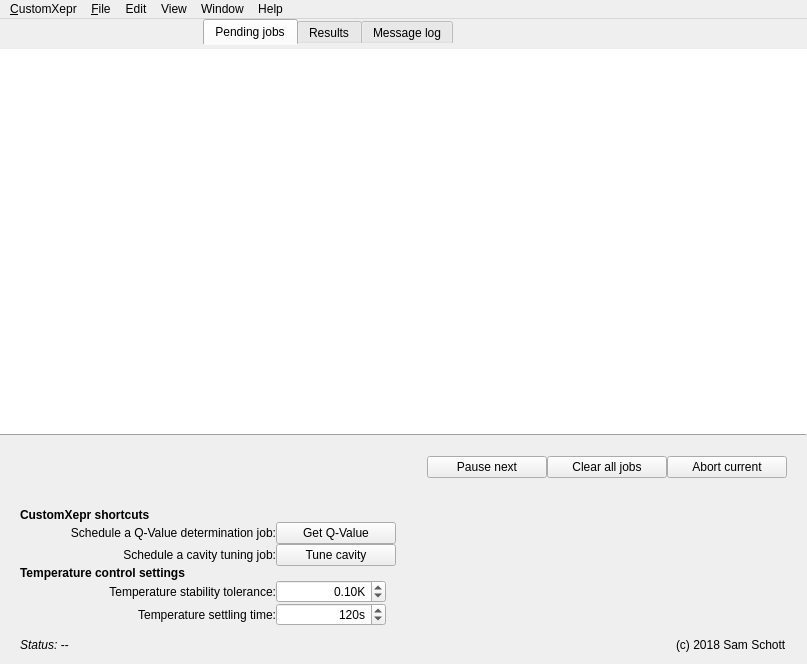
<?xml version="1.0" encoding="UTF-8"?>
<ui version="4.0">
 <class>MainWindow</class>
 <widget class="QMainWindow" name="MainWindow">
  <property name="geometry">
   <rect>
    <x>0</x>
    <y>0</y>
    <width>807</width>
    <height>664</height>
   </rect>
  </property>
  <property name="palette">
   <palette>
    <active>
     <colorrole role="AlternateBase">
      <brush brushstyle="SolidPattern">
       <color alpha="255">
        <red>241</red>
        <green>243</green>
        <blue>243</blue>
       </color>
      </brush>
     </colorrole>
    </active>
    <inactive>
     <colorrole role="AlternateBase">
      <brush brushstyle="SolidPattern">
       <color alpha="255">
        <red>241</red>
        <green>243</green>
        <blue>243</blue>
       </color>
      </brush>
     </colorrole>
    </inactive>
    <disabled>
     <colorrole role="AlternateBase">
      <brush brushstyle="SolidPattern">
       <color alpha="255">
        <red>241</red>
        <green>243</green>
        <blue>243</blue>
       </color>
      </brush>
     </colorrole>
    </disabled>
   </palette>
  </property>
  <property name="windowTitle">
   <string>CustomXepr</string>
  </property>
  <property name="unifiedTitleAndToolBarOnMac">
   <bool>true</bool>
  </property>
  <widget class="QWidget" name="centralwidget">
   <layout class="QGridLayout" name="gridLayout">
    <property name="leftMargin">
     <number>0</number>
    </property>
    <property name="topMargin">
     <number>0</number>
    </property>
    <property name="rightMargin">
     <number>0</number>
    </property>
    <property name="bottomMargin">
     <number>12</number>
    </property>
    <property name="verticalSpacing">
     <number>0</number>
    </property>
    <item row="3" column="0" rowspan="3" colspan="4">
     <layout class="QGridLayout" name="gridLayout_8">
      <property name="leftMargin">
       <number>20</number>
      </property>
      <property name="rightMargin">
       <number>20</number>
      </property>
      <item row="0" column="0">
       <widget class="QLabel" name="statusField">
        <property name="font">
         <font>
          <italic>true</italic>
         </font>
        </property>
        <property name="text">
         <string>Status: --</string>
        </property>
       </widget>
      </item>
      <item row="0" column="1" alignment="Qt::AlignRight">
       <widget class="QLabel" name="labelCopyRight">
        <property name="text">
         <string>(c) 2018 Sam Schott</string>
        </property>
       </widget>
      </item>
     </layout>
    </item>
    <item row="1" column="0" colspan="4">
     <widget class="QStackedWidget" name="stackedWidget">
      <property name="currentIndex">
       <number>0</number>
      </property>
      <widget class="QWidget" name="page">
       <layout class="QGridLayout" name="gridLayout_2">
        <property name="leftMargin">
         <number>0</number>
        </property>
        <property name="topMargin">
         <number>0</number>
        </property>
        <property name="rightMargin">
         <number>0</number>
        </property>
        <property name="bottomMargin">
         <number>12</number>
        </property>
        <property name="verticalSpacing">
         <number>0</number>
        </property>
        <item row="0" column="0" colspan="2">
         <widget class="QTreeView" name="jobQueueDisplay">
          <property name="frameShape">
           <enum>QFrame::NoFrame</enum>
          </property>
          <property name="editTriggers">
           <set>QAbstractItemView::NoEditTriggers</set>
          </property>
          <property name="alternatingRowColors">
           <bool>true</bool>
          </property>
          <property name="selectionMode">
           <enum>QAbstractItemView::ExtendedSelection</enum>
          </property>
          <property name="autoExpandDelay">
           <number>1</number>
          </property>
         </widget>
        </item>
        <item row="3" column="0" colspan="2">
         <layout class="QGridLayout" name="gridLayout_12">
          <property name="leftMargin">
           <number>20</number>
          </property>
          <property name="topMargin">
           <number>20</number>
          </property>
          <property name="rightMargin">
           <number>20</number>
          </property>
          <property name="bottomMargin">
           <number>30</number>
          </property>
          <item row="0" column="0">
           <spacer name="horizontalSpacer_2">
            <property name="orientation">
             <enum>Qt::Horizontal</enum>
            </property>
            <property name="sizeHint" stdset="0">
             <size>
              <width>40</width>
              <height>20</height>
             </size>
            </property>
           </spacer>
          </item>
          <item row="0" column="1">
           <widget class="QPushButton" name="pauseButton">
            <property name="minimumSize">
             <size>
              <width>120</width>
              <height>0</height>
             </size>
            </property>
            <property name="maximumSize">
             <size>
              <width>120</width>
              <height>16777215</height>
             </size>
            </property>
            <property name="toolTip">
             <string>&lt;html&gt;&lt;head/&gt;&lt;body&gt;&lt;p&gt;Pause after the current job has been executed. &lt;/p&gt;&lt;/body&gt;&lt;/html&gt;</string>
            </property>
            <property name="text">
             <string>Pause next</string>
            </property>
           </widget>
          </item>
          <item row="0" column="3">
           <widget class="QPushButton" name="abortButton">
            <property name="minimumSize">
             <size>
              <width>120</width>
              <height>0</height>
             </size>
            </property>
            <property name="maximumSize">
             <size>
              <width>120</width>
              <height>16777215</height>
             </size>
            </property>
            <property name="toolTip">
             <string>&lt;html&gt;&lt;head/&gt;&lt;body&gt;&lt;p&gt;Abort the current job, move on to the next.&lt;/p&gt;&lt;/body&gt;&lt;/html&gt;</string>
            </property>
            <property name="text">
             <string>Abort current</string>
            </property>
           </widget>
          </item>
          <item row="0" column="2">
           <widget class="QPushButton" name="clearButton">
            <property name="minimumSize">
             <size>
              <width>120</width>
              <height>0</height>
             </size>
            </property>
            <property name="maximumSize">
             <size>
              <width>120</width>
              <height>16777215</height>
             </size>
            </property>
            <property name="toolTip">
             <string>&lt;html&gt;&lt;head/&gt;&lt;body&gt;&lt;p&gt;Clear all pending jobs.&lt;/p&gt;&lt;/body&gt;&lt;/html&gt;</string>
            </property>
            <property name="text">
             <string>Clear all jobs</string>
            </property>
           </widget>
          </item>
         </layout>
        </item>
        <item row="2" column="0" colspan="2">
         <widget class="Line" name="line">
          <property name="frameShadow">
           <enum>QFrame::Raised</enum>
          </property>
          <property name="orientation">
           <enum>Qt::Horizontal</enum>
          </property>
         </widget>
        </item>
        <item row="5" column="0" rowspan="3" colspan="2">
         <layout class="QGridLayout" name="gridLayout_11" columnstretch="1,2">
          <property name="leftMargin">
           <number>20</number>
          </property>
          <property name="rightMargin">
           <number>20</number>
          </property>
          <item row="4" column="0">
           <widget class="QLabel" name="labelT_tolerance">
            <property name="sizePolicy">
             <sizepolicy hsizetype="Expanding" vsizetype="Preferred">
              <horstretch>0</horstretch>
              <verstretch>0</verstretch>
             </sizepolicy>
            </property>
            <property name="toolTip">
             <string>&lt;html&gt;&lt;head/&gt;&lt;body&gt;&lt;p&gt;Maximum fluctuations allowed for the temperature to be considered stable.&lt;/p&gt;&lt;/body&gt;&lt;/html&gt;</string>
            </property>
            <property name="text">
             <string>Temperature stability tolerance:</string>
            </property>
            <property name="alignment">
             <set>Qt::AlignRight|Qt::AlignTrailing|Qt::AlignVCenter</set>
            </property>
           </widget>
          </item>
          <item row="5" column="0">
           <widget class="QLabel" name="labelT_settling">
            <property name="sizePolicy">
             <sizepolicy hsizetype="Expanding" vsizetype="Preferred">
              <horstretch>0</horstretch>
              <verstretch>0</verstretch>
             </sizepolicy>
            </property>
            <property name="toolTip">
             <string>&lt;html&gt;&lt;head/&gt;&lt;body&gt;&lt;p&gt;Settling time for the temperature after fluctuations are within the tolerance.&lt;/p&gt;&lt;/body&gt;&lt;/html&gt;</string>
            </property>
            <property name="text">
             <string>Temperature settling time:</string>
            </property>
            <property name="alignment">
             <set>Qt::AlignRight|Qt::AlignTrailing|Qt::AlignVCenter</set>
            </property>
           </widget>
          </item>
          <item row="5" column="1" alignment="Qt::AlignLeft">
           <widget class="ScienDSpinBox" name="lineEditT_settling">
            <property name="minimumSize">
             <size>
              <width>110</width>
              <height>0</height>
             </size>
            </property>
            <property name="maximumSize">
             <size>
              <width>110</width>
              <height>16777215</height>
             </size>
            </property>
            <property name="toolTip">
             <string>&lt;html&gt;&lt;head/&gt;&lt;body&gt;&lt;p&gt;Settling time for the temperature after fluctuations are within the tolerance.&lt;/p&gt;&lt;/body&gt;&lt;/html&gt;</string>
            </property>
            <property name="alignment">
             <set>Qt::AlignRight|Qt::AlignTrailing|Qt::AlignVCenter</set>
            </property>
            <property name="suffix">
             <string>s</string>
            </property>
            <property name="decimals">
             <number>0</number>
            </property>
            <property name="maximum">
             <double>99999.000000000000000</double>
            </property>
            <property name="value">
             <double>120.000000000000000</double>
            </property>
           </widget>
          </item>
          <item row="1" column="0">
           <widget class="QLabel" name="label_3">
            <property name="text">
             <string>Schedule a Q-Value determination job:</string>
            </property>
            <property name="alignment">
             <set>Qt::AlignRight|Qt::AlignTrailing|Qt::AlignVCenter</set>
            </property>
           </widget>
          </item>
          <item row="4" column="1" alignment="Qt::AlignLeft">
           <widget class="ScienDSpinBox" name="lineEditT_tolerance">
            <property name="minimumSize">
             <size>
              <width>110</width>
              <height>0</height>
             </size>
            </property>
            <property name="maximumSize">
             <size>
              <width>110</width>
              <height>16777215</height>
             </size>
            </property>
            <property name="toolTip">
             <string>&lt;html&gt;&lt;head/&gt;&lt;body&gt;&lt;p&gt;Maximum fluctuations allowed for the temperature to be considered stable.&lt;/p&gt;&lt;/body&gt;&lt;/html&gt;</string>
            </property>
            <property name="alignment">
             <set>Qt::AlignRight|Qt::AlignTrailing|Qt::AlignVCenter</set>
            </property>
            <property name="suffix">
             <string>K</string>
            </property>
            <property name="value">
             <double>0.100000000000000</double>
            </property>
           </widget>
          </item>
          <item row="2" column="0">
           <widget class="QLabel" name="label_4">
            <property name="text">
             <string>Schedule a cavity tuning job:</string>
            </property>
            <property name="alignment">
             <set>Qt::AlignRight|Qt::AlignTrailing|Qt::AlignVCenter</set>
            </property>
           </widget>
          </item>
          <item row="0" column="0" colspan="2">
           <widget class="QLabel" name="labelCustomXeprControl">
            <property name="font">
             <font>
              <weight>75</weight>
              <bold>true</bold>
             </font>
            </property>
            <property name="text">
             <string>CustomXepr shortcuts</string>
            </property>
           </widget>
          </item>
          <item row="3" column="0" colspan="2">
           <widget class="QLabel" name="labelTempControl">
            <property name="font">
             <font>
              <weight>75</weight>
              <bold>true</bold>
             </font>
            </property>
            <property name="text">
             <string>Temperature control settings</string>
            </property>
           </widget>
          </item>
          <item row="1" column="1" alignment="Qt::AlignLeft">
           <widget class="QPushButton" name="qValueButton">
            <property name="minimumSize">
             <size>
              <width>120</width>
              <height>0</height>
             </size>
            </property>
            <property name="maximumSize">
             <size>
              <width>120</width>
              <height>16777215</height>
             </size>
            </property>
            <property name="text">
             <string>Get Q-Value</string>
            </property>
           </widget>
          </item>
          <item row="2" column="1" alignment="Qt::AlignLeft">
           <widget class="QPushButton" name="tuneButton">
            <property name="minimumSize">
             <size>
              <width>120</width>
              <height>0</height>
             </size>
            </property>
            <property name="maximumSize">
             <size>
              <width>120</width>
              <height>16777215</height>
             </size>
            </property>
            <property name="text">
             <string>Tune cavity</string>
            </property>
           </widget>
          </item>
         </layout>
        </item>
       </layout>
      </widget>
      <widget class="QWidget" name="page_2">
       <layout class="QGridLayout" name="gridLayout_3">
        <property name="leftMargin">
         <number>0</number>
        </property>
        <property name="topMargin">
         <number>0</number>
        </property>
        <property name="rightMargin">
         <number>0</number>
        </property>
        <property name="verticalSpacing">
         <number>0</number>
        </property>
        <item row="1" column="0">
         <widget class="Line" name="line_3">
          <property name="frameShadow">
           <enum>QFrame::Raised</enum>
          </property>
          <property name="orientation">
           <enum>Qt::Horizontal</enum>
          </property>
         </widget>
        </item>
        <item row="0" column="0">
         <widget class="QTreeView" name="resultQueueDisplay">
          <property name="frameShape">
           <enum>QFrame::NoFrame</enum>
          </property>
          <property name="editTriggers">
           <set>QAbstractItemView::NoEditTriggers</set>
          </property>
          <property name="alternatingRowColors">
           <bool>true</bool>
          </property>
          <property name="selectionMode">
           <enum>QAbstractItemView::ExtendedSelection</enum>
          </property>
         </widget>
        </item>
       </layout>
      </widget>
      <widget class="QWidget" name="page_3">
       <layout class="QGridLayout" name="gridLayout_7">
        <property name="leftMargin">
         <number>0</number>
        </property>
        <property name="topMargin">
         <number>0</number>
        </property>
        <property name="rightMargin">
         <number>0</number>
        </property>
        <property name="verticalSpacing">
         <number>0</number>
        </property>
        <item row="5" column="0" colspan="2">
         <layout class="QGridLayout" name="gridLayout_9" columnstretch="1,2">
          <property name="leftMargin">
           <number>20</number>
          </property>
          <property name="topMargin">
           <number>20</number>
          </property>
          <property name="rightMargin">
           <number>20</number>
          </property>
          <property name="bottomMargin">
           <number>20</number>
          </property>
          <item row="1" column="1" alignment="Qt::AlignLeft">
           <widget class="QLineEdit" name="lineEditEmailList">
            <property name="sizePolicy">
             <sizepolicy hsizetype="Preferred" vsizetype="Fixed">
              <horstretch>0</horstretch>
              <verstretch>0</verstretch>
             </sizepolicy>
            </property>
            <property name="minimumSize">
             <size>
              <width>300</width>
              <height>0</height>
             </size>
            </property>
            <property name="maximumSize">
             <size>
              <width>300</width>
              <height>16777215</height>
             </size>
            </property>
            <property name="toolTip">
             <string>&lt;html&gt;&lt;head/&gt;&lt;body&gt;&lt;p&gt;Comma seperated list of addresses that notification emails will be sent to.&lt;/p&gt;&lt;/body&gt;&lt;/html&gt;</string>
            </property>
           </widget>
          </item>
          <item row="2" column="1">
           <widget class="QRadioButton" name="radioButtonErrorMail">
            <property name="text">
             <string>Errors</string>
            </property>
            <attribute name="buttonGroup">
             <string notr="true">bG</string>
            </attribute>
           </widget>
          </item>
          <item row="4" column="1">
           <widget class="QRadioButton" name="radioButtonInfoMail">
            <property name="text">
             <string>Infos</string>
            </property>
            <attribute name="buttonGroup">
             <string notr="true">bG</string>
            </attribute>
           </widget>
          </item>
          <item row="3" column="1">
           <widget class="QRadioButton" name="radioButtonWarningMail">
            <property name="text">
             <string>Warnings (default)</string>
            </property>
            <property name="checked">
             <bool>true</bool>
            </property>
            <attribute name="buttonGroup">
             <string notr="true">bG</string>
            </attribute>
           </widget>
          </item>
          <item row="5" column="1">
           <widget class="QRadioButton" name="radioButtonNoMail">
            <property name="text">
             <string>Silent</string>
            </property>
            <attribute name="buttonGroup">
             <string notr="true">bG</string>
            </attribute>
           </widget>
          </item>
          <item row="1" column="0">
           <widget class="QLabel" name="label">
            <property name="text">
             <string>Email addresses:</string>
            </property>
            <property name="alignment">
             <set>Qt::AlignRight|Qt::AlignTrailing|Qt::AlignVCenter</set>
            </property>
           </widget>
          </item>
          <item row="0" column="0" colspan="2">
           <widget class="QLabel" name="labelEmailSettings">
            <property name="sizePolicy">
             <sizepolicy hsizetype="Preferred" vsizetype="Preferred">
              <horstretch>0</horstretch>
              <verstretch>0</verstretch>
             </sizepolicy>
            </property>
            <property name="font">
             <font>
              <weight>75</weight>
              <bold>true</bold>
             </font>
            </property>
            <property name="text">
             <string>Email notifications settings</string>
            </property>
           </widget>
          </item>
          <item row="2" column="0" rowspan="4">
           <widget class="QLabel" name="label_2">
            <property name="text">
             <string>Notification level:</string>
            </property>
            <property name="alignment">
             <set>Qt::AlignRight|Qt::AlignTop|Qt::AlignTrailing</set>
            </property>
           </widget>
          </item>
         </layout>
        </item>
        <item row="4" column="0" colspan="2">
         <widget class="Line" name="line_2">
          <property name="frameShadow">
           <enum>QFrame::Raised</enum>
          </property>
          <property name="orientation">
           <enum>Qt::Horizontal</enum>
          </property>
         </widget>
        </item>
        <item row="2" column="0" colspan="2">
         <widget class="QTreeView" name="messageLogDisplay">
          <property name="frameShape">
           <enum>QFrame::NoFrame</enum>
          </property>
          <property name="editTriggers">
           <set>QAbstractItemView::NoEditTriggers</set>
          </property>
          <property name="alternatingRowColors">
           <bool>true</bool>
          </property>
          <property name="selectionMode">
           <enum>QAbstractItemView::ExtendedSelection</enum>
          </property>
         </widget>
        </item>
       </layout>
      </widget>
     </widget>
    </item>
    <item row="0" column="1" colspan="2">
     <widget class="QTabWidget" name="tabWidget">
      <property name="maximumSize">
       <size>
        <width>16777215</width>
        <height>30</height>
       </size>
      </property>
      <property name="styleSheet">
       <string notr="true">QTabWidget::tab-bar
{
	alignment: center;
} 

QTabWidget::pane
{
    border-top: transparent;
    background-color: transparent;
}
</string>
      </property>
      <property name="currentIndex">
       <number>0</number>
      </property>
      <widget class="QWidget" name="tab">
       <attribute name="title">
        <string>Pending jobs</string>
       </attribute>
       <layout class="QGridLayout" name="gridLayout_4">
        <property name="leftMargin">
         <number>0</number>
        </property>
        <property name="rightMargin">
         <number>0</number>
        </property>
        <property name="horizontalSpacing">
         <number>-1</number>
        </property>
       </layout>
      </widget>
      <widget class="QWidget" name="tab_2">
       <attribute name="title">
        <string>Results</string>
       </attribute>
       <layout class="QGridLayout" name="gridLayout_6">
        <property name="leftMargin">
         <number>0</number>
        </property>
        <property name="rightMargin">
         <number>0</number>
        </property>
       </layout>
      </widget>
      <widget class="QWidget" name="tab_3">
       <attribute name="title">
        <string>Message log</string>
       </attribute>
       <layout class="QGridLayout" name="gridLayout_5">
        <property name="leftMargin">
         <number>0</number>
        </property>
        <property name="rightMargin">
         <number>0</number>
        </property>
       </layout>
      </widget>
     </widget>
    </item>
   </layout>
  </widget>
  <widget class="QMenuBar" name="menubar">
   <property name="geometry">
    <rect>
     <x>0</x>
     <y>0</y>
     <width>807</width>
     <height>22</height>
    </rect>
   </property>
   <widget class="QMenu" name="menu_CustomXepr">
    <property name="geometry">
     <rect>
      <x>194</x>
      <y>131</y>
      <width>168</width>
      <height>96</height>
     </rect>
    </property>
    <property name="title">
     <string>&amp;CustomXepr</string>
    </property>
    <addaction name="action_About"/>
    <addaction name="separator"/>
    <addaction name="action_Exit"/>
   </widget>
   <widget class="QMenu" name="menu_Files">
    <property name="title">
     <string>&amp;File</string>
    </property>
    <addaction name="actionShow_log_files"/>
   </widget>
   <widget class="QMenu" name="menuView">
    <property name="title">
     <string>View</string>
    </property>
   </widget>
   <widget class="QMenu" name="menuEdit">
    <property name="title">
     <string>Edit</string>
    </property>
    <addaction name="actionCut"/>
    <addaction name="actionCopy"/>
    <addaction name="actionPaste"/>
    <addaction name="actionSelect_All"/>
   </widget>
   <widget class="QMenu" name="menuWindow">
    <property name="title">
     <string>Window</string>
    </property>
    <addaction name="actionMinimize"/>
    <addaction name="actionZoom"/>
    <addaction name="separator"/>
   </widget>
   <widget class="QMenu" name="menuHelp">
    <property name="title">
     <string>Help</string>
    </property>
    <addaction name="actionCustomXepr_Help"/>
    <addaction name="separator"/>
    <addaction name="actionXeprAPI_Help"/>
   </widget>
   <addaction name="menu_CustomXepr"/>
   <addaction name="menu_Files"/>
   <addaction name="menuEdit"/>
   <addaction name="menuView"/>
   <addaction name="menuWindow"/>
   <addaction name="menuHelp"/>
  </widget>
  <action name="action_About">
   <property name="text">
    <string>&amp;About CustomXepr...</string>
   </property>
   <property name="menuRole">
    <enum>QAction::NoRole</enum>
   </property>
  </action>
  <action name="action_Exit">
   <property name="text">
    <string>&amp;Quit CustomXepr</string>
   </property>
   <property name="menuRole">
    <enum>QAction::NoRole</enum>
   </property>
  </action>
  <action name="actionShow_log_files">
   <property name="text">
    <string>Show log files</string>
   </property>
  </action>
  <action name="actionMinimize">
   <property name="text">
    <string>Minimize</string>
   </property>
   <property name="shortcut">
    <string>Ctrl+M</string>
   </property>
  </action>
  <action name="actionZoom">
   <property name="text">
    <string>Zoom</string>
   </property>
   <property name="shortcut">
    <string>Meta+Ctrl+Z</string>
   </property>
  </action>
  <action name="actionBring_all_to_front">
   <property name="text">
    <string>Bring all to front</string>
   </property>
  </action>
  <action name="actionCopy">
   <property name="text">
    <string>Copy</string>
   </property>
   <property name="shortcut">
    <string>Ctrl+C</string>
   </property>
  </action>
  <action name="actionPaste">
   <property name="text">
    <string>Paste</string>
   </property>
   <property name="shortcut">
    <string>Ctrl+V</string>
   </property>
  </action>
  <action name="actionCut">
   <property name="text">
    <string>Cut</string>
   </property>
   <property name="shortcut">
    <string>Ctrl+X</string>
   </property>
  </action>
  <action name="actionSelect_All">
   <property name="text">
    <string>Select All</string>
   </property>
   <property name="shortcut">
    <string>Ctrl+A</string>
   </property>
  </action>
  <action name="actionEnter_Full_Screen">
   <property name="text">
    <string>Enter Full Screen</string>
   </property>
  </action>
  <action name="actiontest">
   <property name="text">
    <string>test</string>
   </property>
  </action>
  <action name="actionPython_XeprAPI_Help">
   <property name="text">
    <string>Python XeprAPI Help</string>
   </property>
  </action>
  <action name="actionXeprAPI_Help">
   <property name="text">
    <string>XeprAPI Help</string>
   </property>
  </action>
  <action name="actionCustomXepr_Help">
   <property name="text">
    <string>CustomXepr Help</string>
   </property>
  </action>
 </widget>
 <customwidgets>
  <customwidget>
   <class>ScienDSpinBox</class>
   <extends>QDoubleSpinBox</extends>
   <header>customxepr.utils.scientific_spinbox.h</header>
  </customwidget>
 </customwidgets>
 <tabstops>
  <tabstop>tabWidget</tabstop>
  <tabstop>jobQueueDisplay</tabstop>
  <tabstop>pauseButton</tabstop>
  <tabstop>clearButton</tabstop>
  <tabstop>abortButton</tabstop>
  <tabstop>qValueButton</tabstop>
  <tabstop>tuneButton</tabstop>
  <tabstop>lineEditT_tolerance</tabstop>
  <tabstop>lineEditT_settling</tabstop>
  <tabstop>resultQueueDisplay</tabstop>
  <tabstop>messageLogDisplay</tabstop>
  <tabstop>lineEditEmailList</tabstop>
  <tabstop>radioButtonErrorMail</tabstop>
  <tabstop>radioButtonWarningMail</tabstop>
  <tabstop>radioButtonInfoMail</tabstop>
  <tabstop>radioButtonNoMail</tabstop>
 </tabstops>
 <resources/>
 <connections>
  <connection>
   <sender>tabWidget</sender>
   <signal>currentChanged(int)</signal>
   <receiver>stackedWidget</receiver>
   <slot>setCurrentIndex(int)</slot>
   <hints>
    <hint type="sourcelabel">
     <x>321</x>
     <y>48</y>
    </hint>
    <hint type="destinationlabel">
     <x>321</x>
     <y>326</y>
    </hint>
   </hints>
  </connection>
  <connection>
   <sender>actionMinimize</sender>
   <signal>triggered()</signal>
   <receiver>MainWindow</receiver>
   <slot>showMinimized()</slot>
   <hints>
    <hint type="sourcelabel">
     <x>-1</x>
     <y>-1</y>
    </hint>
    <hint type="destinationlabel">
     <x>403</x>
     <y>331</y>
    </hint>
   </hints>
  </connection>
  <connection>
   <sender>actionZoom</sender>
   <signal>triggered()</signal>
   <receiver>MainWindow</receiver>
   <slot>showMaximized()</slot>
   <hints>
    <hint type="sourcelabel">
     <x>-1</x>
     <y>-1</y>
    </hint>
    <hint type="destinationlabel">
     <x>403</x>
     <y>331</y>
    </hint>
   </hints>
  </connection>
 </connections>
 <buttongroups>
  <buttongroup name="bG"/>
 </buttongroups>
</ui>
